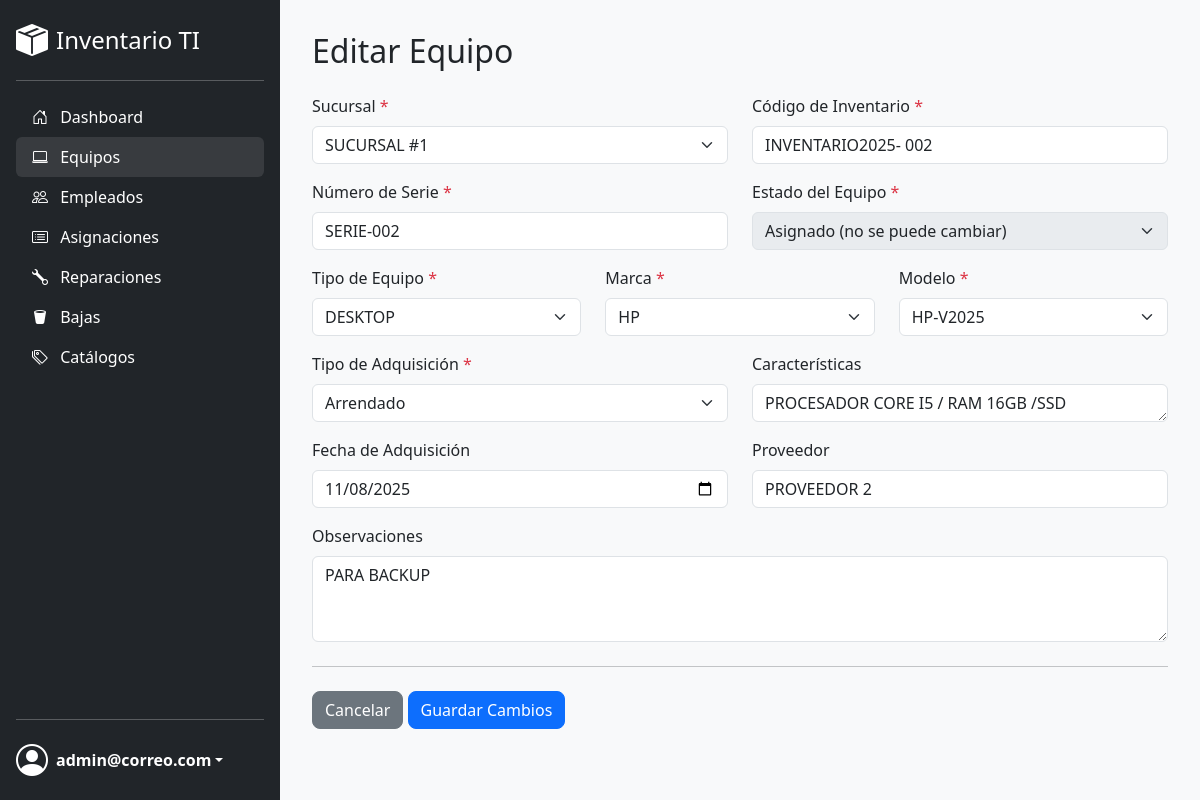
The app's page /equipo_editar.php?id=2 (signed in) with its own data.
### tables this page shows
CREATE TABLE IF NOT EXISTS `equipos` (
  `id` int NOT NULL AUTO_INCREMENT,
  `id_sucursal` int NOT NULL,
  `codigo_inventario` varchar(50) NOT NULL,
  `id_tipo_equipo` int NOT NULL,
  `id_marca` int NOT NULL,
  `id_modelo` int NOT NULL,
  `numero_serie` varchar(100) NOT NULL,
  `caracteristicas` text,
  `tipo_adquisicion` enum('Propio','Arrendado','Prestamo') NOT NULL,
  `fecha_adquisicion` date DEFAULT NULL,
  `proveedor` varchar(150) DEFAULT NULL,
  `estado` enum('Disponible','Asignado','En Reparacion','De Baja') NOT NULL DEFAULT 'Disponible',
  `observaciones` text,
  `fecha_registro` timestamp NOT NULL DEFAULT CURRENT_TIMESTAMP,
  PRIMARY KEY (`id`),
  UNIQUE KEY `codigo_inventario` (`codigo_inventario`),
  UNIQUE KEY `numero_serie` (`numero_serie`),
  KEY `fk_equipo_tipo` (`id_tipo_equipo`),
  KEY `fk_equipo_marca` (`id_marca`),
  KEY `fk_equipo_modelo` (`id_modelo`),
  KEY `fk_equipo_sucursal` (`id_sucursal`),
  CONSTRAINT `fk_equipo_marca` FOREIGN KEY (`id_marca`) REFERENCES `marcas` (`id`),
  CONSTRAINT `fk_equipo_modelo` FOREIGN KEY (`id_modelo`) REFERENCES `modelos` (`id`),
  CONSTRAINT `fk_equipo_sucursal` FOREIGN KEY (`id_sucursal`) REFERENCES `sucursales` (`id`),
  CONSTRAINT `fk_equipo_tipo` FOREIGN KEY (`id_tipo_equipo`) REFERENCES `tipos_equipo` (`id`)
);

CREATE TABLE IF NOT EXISTS `sucursales` (
  `id` int NOT NULL AUTO_INCREMENT,
  `nombre` varchar(150) NOT NULL,
  `direccion` text,
  `telefono` varchar(50) DEFAULT NULL,
  `estado` enum('Activo','Inactivo') NOT NULL DEFAULT 'Activo',
  PRIMARY KEY (`id`),
  UNIQUE KEY `nombre` (`nombre`)
);

CREATE TABLE IF NOT EXISTS `tipos_equipo` (
  `id` int NOT NULL AUTO_INCREMENT,
  `nombre` varchar(100) NOT NULL,
  `estado` enum('Activo','Inactivo') NOT NULL DEFAULT 'Activo',
  PRIMARY KEY (`id`),
  UNIQUE KEY `nombre` (`nombre`)
);

CREATE TABLE IF NOT EXISTS `marcas` (
  `id` int NOT NULL AUTO_INCREMENT,
  `nombre` varchar(100) NOT NULL,
  `estado` enum('Activo','Inactivo') NOT NULL DEFAULT 'Activo',
  PRIMARY KEY (`id`),
  UNIQUE KEY `nombre` (`nombre`)
);

CREATE TABLE IF NOT EXISTS `modelos` (
  `id` int NOT NULL AUTO_INCREMENT,
  `id_marca` int NOT NULL,
  `nombre` varchar(100) NOT NULL,
  `estado` enum('Activo','Inactivo') NOT NULL DEFAULT 'Activo',
  PRIMARY KEY (`id`),
  KEY `fk_modelo_marca` (`id_marca`),
  CONSTRAINT `fk_modelo_marca` FOREIGN KEY (`id_marca`) REFERENCES `marcas` (`id`) ON DELETE CASCADE ON UPDATE CASCADE
);

### public/equipo_editar.php (the view, shortened to what this page needs)
<?php
require_once '../templates/header.php';
$id_equipo = filter_input(INPUT_GET, 'id', FILTER_VALIDATE_INT);
$stmt_select = $conexion->prepare("SELECT * FROM equipos WHERE id = ?");
$stmt_select->bind_param("i", $id_equipo);
$stmt_select->execute();
$equipo = $stmt_select->get_result()->fetch_assoc();
$sucursales = $conexion->query("SELECT * FROM sucursales WHERE estado = 'Activo' ORDER BY nombre");
$tipos = $conexion->query("SELECT * FROM tipos_equipo WHERE estado = 'Activo' ORDER BY nombre");
$marcas = $conexion->query("SELECT * FROM marcas WHERE estado = 'Activo' ORDER BY nombre");
$modelos = $conexion->query("SELECT * FROM modelos WHERE id_marca = " . (int)$equipo['id_marca'] . " AND estado = 'Activo' ORDER BY nombre");
?>
<h1 class="h2 mb-4">Editar Equipo</h1>
<form action="equipo_editar.php?id=<?php echo $id_equipo; ?>" method="POST">
    <div class="row mb-3">
        <div class="col-md-6"><label for="id_sucursal" class="form-label">Sucursal <span class="text-danger">*</span></label><select class="form-select" name="id_sucursal" required><?php while($sucursal = $sucursales->fetch_assoc()): ?><option value="<?php echo $sucursal['id']; ?>" <?php echo ($sucursal['id'] == $equipo['id_sucursal']) ? 'selected' : ''; ?>><?php echo htmlspecialchars($sucursal['nombre']); ?></option><?php endwhile; ?></select></div>
        <div class="col-md-6"><label for="codigo_inventario" class="form-label">Código de Inventario <span class="text-danger">*</span></label><input type="text" class="form-control" name="codigo_inventario" required value="<?php echo htmlspecialchars($equipo['codigo_inventario']); ?>"></div>
    </div>
    <div class="row mb-3"><div class="col-md-6"><label for="numero_serie" class="form-label">Número de Serie <span class="text-danger">*</span></label><input type="text" class="form-control" name="numero_serie" required value="<?php echo htmlspecialchars($equipo['numero_serie']); ?>"></div><div class="col-md-6"><label for="estado" class="form-label">Estado del Equipo <span class="text-danger">*</span></label><select class="form-select" name="estado" required <?php echo ($equipo['estado'] == 'Asignado') ? 'disabled' : ''; ?>><?php if ($equipo['estado'] == 'Asignado'): ?><option value="Asignado" selected>Asignado (no se puede cambiar)</option><?php endif; ?></select></div></div>
    <div class="row mb-3"><div class="col-md-4"><label class="form-label">Tipo de Equipo <span class="text-danger">*</span></label><select class="form-select" name="id_tipo_equipo" required><?php while($tipo = $tipos->fetch_assoc()): ?><option value="<?php echo $tipo['id']; ?>" <?php echo ($tipo['id'] == $equipo['id_tipo_equipo']) ? 'selected' : ''; ?>><?php echo htmlspecialchars($tipo['nombre']); ?></option><?php endwhile; ?></select></div><div class="col-md-4"><label class="form-label">Marca <span class="text-danger">*</span></label><select class="form-select" name="id_marca" id="selectMarca" required><?php while($marca = $marcas->fetch_assoc()): ?><option value="<?php echo $marca['id']; ?>" <?php echo ($marca['id'] == $equipo['id_marca']) ? 'selected' : ''; ?>><?php echo htmlspecialchars($marca['nombre']); ?></option><?php endwhile; ?></select></div><div class="col-md-4"><label class="form-label">Modelo <span class="text-danger">*</span></label><select class="form-select" name="id_modelo" id="selectModelo" required><?php while($modelo = $modelos->fetch_assoc()): ?><option value="<?php echo $modelo['id']; ?>" <?php echo ($modelo['id'] == $equipo['id_modelo']) ? 'selected' : ''; ?>><?php echo htmlspecialchars($modelo['nombre']); ?></option><?php endwhile; ?></select></div></div>
    <div class="row mb-3"><div class="col-md-6"><label class="form-label">Tipo de Adquisición <span class="text-danger">*</span></label><select class="form-select" name="tipo_adquisicion" required><option value="Arrendado" <?php echo ($equipo['tipo_adquisicion'] == 'Arrendado') ? 'selected' : ''; ?>>Arrendado</option></select></div><div class="col-md-6"><label class="form-label">Características</label><textarea class="form-control" name="caracteristicas" rows="1"><?php echo htmlspecialchars($equipo['caracteristicas']); ?></textarea></div></div>
    <div class="row mb-3"><div class="col-md-6"><label for="fecha_adquisicion" class="form-label">Fecha de Adquisición</label><input type="date" class="form-control" name="fecha_adquisicion" value="<?php echo htmlspecialchars($equipo['fecha_adquisicion']); ?>"></div><div class="col-md-6"><label for="proveedor" class="form-label">Proveedor</label><input type="text" class="form-control" name="proveedor" value="<?php echo htmlspecialchars($equipo['proveedor']); ?>"></div></div>
    <div class="mb-3"><label class="form-label">Observaciones</label><textarea class="form-control" name="observaciones" rows="3"><?php echo htmlspecialchars($equipo['observaciones']); ?></textarea></div>
    <hr class="my-4">
    <a href="equipos.php" class="btn btn-secondary">Cancelar</a>
    <button type="submit" class="btn btn-primary">Guardar Cambios</button>
</form>
<?php require_once '../templates/footer.php'; ?>

### public/css/style.css (style rules this page uses)
:root { --sidebar-width: 280px; --sidebar-bg-color: #212529; }
body { background-color: #f8f9fa; font-family: 'Segoe UI', Tahoma, Geneva, Verdana, sans-serif; overflow-x: hidden; }
.btn { border-radius: 0.5rem; font-weight: 500; }

### records on screen
equipos: id_sucursal "SUCURSAL #1", codigo_inventario "INVENTARIO2025- 002", numero_serie "SERIE-002", estado "Asignado (no se puede cambiar)", id_tipo_equipo "DESKTOP", id_marca "HP", id_modelo "HP-V2025", tipo_adquisicion "Arrendado", caracteristicas "PROCESADOR CORE I5 / RAM 16GB /SSD", fecha_adquisicion "11/08/2025", proveedor "PROVEEDOR 2", observaciones "PARA BACKUP"

### other values on screen
$_SESSION['user_nombre'] "admin@correo.com"
